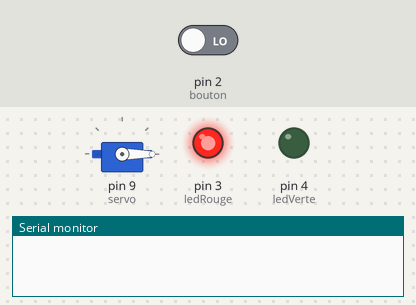
The sketch below on a simulated Arduino Uno, built with avr-gcc and run on an emulated ATmega328P. Parts: servo, output pins drawn as LEDs (lit = HIGH), the last lines printed to the serial monitor. The test bench sets the inputs (shaded band); at power-on: pin 2 (bouton) LOW.

Above: at 1.2 s.
1.3 s: pin 2 (bouton) driven HIGH
At 1.76 s:
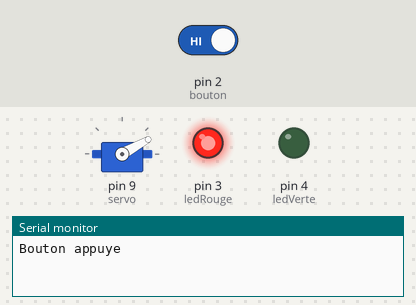
At 4.0 s:
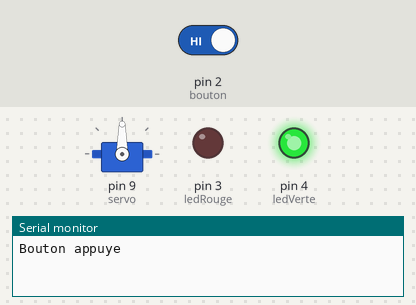
Timing chart, 0 to 10.3 s (numbered marks = the images above; inputs shaded):
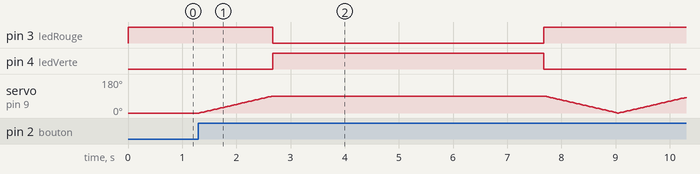

The sketch:

TP_Servomoteurs.ino
```cpp
// (licence header left out)
/*
Feu bicolore et barrière

Le montage :
* Une LED rouge sur la broche 3 en serie avec une resistance de 220Ω
* Une LED verte sur la broche 4 en serie avec une resistance de 220Ω

* Un servomoteur branché sur les broches 9, +5V et GND

* Bouton poussoir branché sur la broche 2 depuis +5V
* Une résistance de 1KΩ branché sur la broche 2 depuis GND

*/

#include <Servo.h>

Servo servo; // création de l'objet servo


// 3 constantes
const int bouton = 2;

const int ledRouge = 3;
const int ledVerte = 4;

// 2 variables :
int etatBouton = 0;
int pos = 0;

// exécution 1x au début
void setup() {
// pour communiquer avec l'ordinateur
Serial.begin(9600);

// les broches des LED en sortie
pinMode(ledRouge, OUTPUT);
pinMode(ledVerte, OUTPUT);

// la broche bouton en entrée :
pinMode(bouton, INPUT);

// le servomoteur sur la broche 9
servo.attach(9);

// allume le feu rouge
digitalWrite(ledRouge, HIGH);

// barrière horizontal 0 ; verticale 90
servo.write(0);
}

// boucle infinie
void loop(){
// lire la caleur du bouton:
etatBouton = digitalRead(bouton);

// si le bouton est appuyé
if (etatBouton == HIGH) {
// alors message sur le moniteur série
Serial.print("Bouton appuye");

// et barrière à 90°
for(pos = 0; pos <= 90; pos++) {
servo.write(pos);
delay(15);
}

// puis feu vert pendant 5 secondes
digitalWrite(ledRouge, LOW);
digitalWrite(ledVerte, HIGH);
delay(5000);

// et de nouveau le rouge
digitalWrite(ledVerte, LOW);
digitalWrite(ledRouge, HIGH);

// enfin, barrière descend de 90° à 0°
for(pos = 90; pos>=0; pos--) {
servo.write(pos);
delay(15);
}
}
}
```

Measured:
- after the input at 1.3 s, pin 3 (ledRouge): HIGH → LOW after 1.4 s, → HIGH 5.0 s later; pin 4 (ledVerte): LOW → HIGH after 1.4 s, → LOW 5.0 s later
